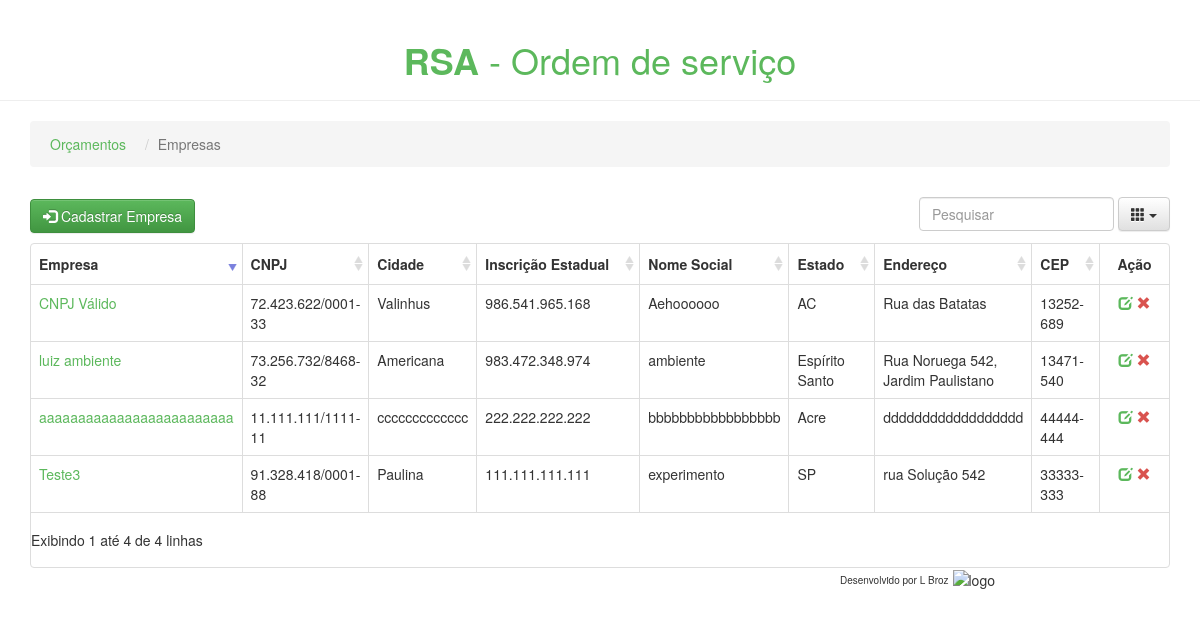
Page /pros/empresas/ on the earlier database version.
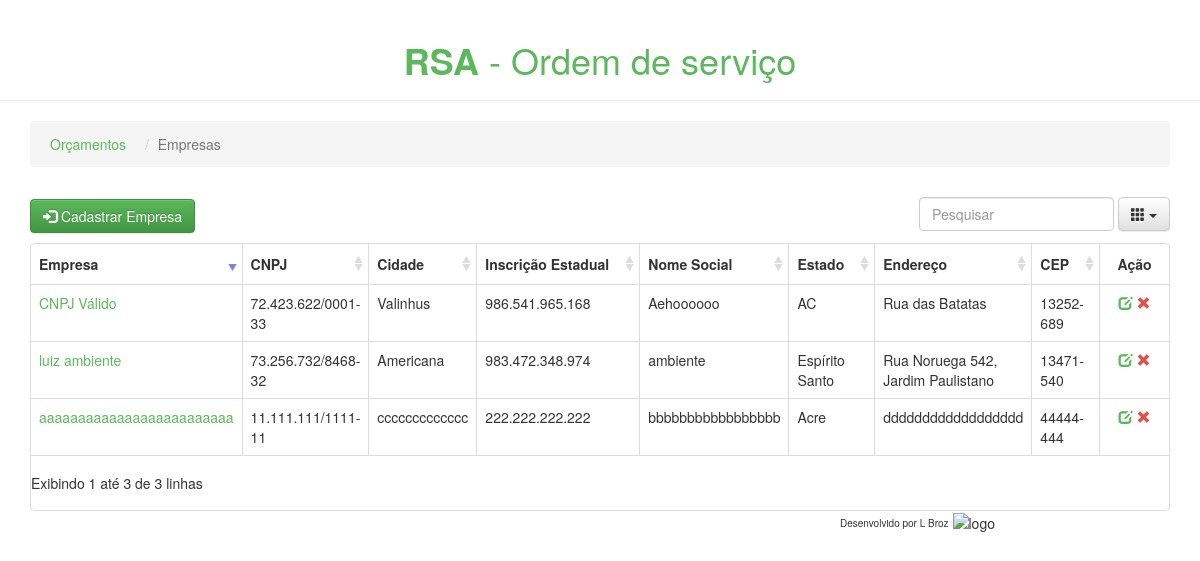
Same page on the later database version.
### pros/models.py (models this page shows, shortened)
class Empresa(models.Model):
    nome_empresa = models.CharField(max_length=200)
    nome_social = models.CharField(max_length=200)
    cnpj = models.CharField(max_length=20, unique=True)
    insc_estadual = models.CharField(max_length=20)
    cidade = models.CharField(max_length=100)
    estado = models.CharField(max_length=100)
    end = models.CharField(max_length=300)
    cep = models.CharField(max_length=10)

### pros/views.py (the view)
# urls.py: url(r'^empresas/delete_empresa/(\d+)/$', views.delete_empresa, name='delete_empresa'),
def empresas(request):
    empresa_list = Empresa.objects.order_by('nome_empresa')
    return render(request, 'pros/empresas.html', {'empresa_list': empresa_list})

### pros/templates/pros/empresas.html (shortened to what this page needs)
<!DOCTYPE HTML>
{% extends 'pros/base.html' %}
    {% block body %}
        <header class="page-header text-center color-link-empresa">
            <h1><strong>RSA</strong> - Ordem de serviço</h1>
        </header>
        <div class="container">
            <ul class="breadcrumb">
                <li><a class="color-link-empresa" href="{% url 'pros:index' %}">Orçamentos</a>
                    </li>
                <li class="active">Empresas</li>
            </ul>
            <div id="toolbar-empresa">
                <a type="button" class="btn btn-success" href="{% url 'pros:cadastro_empresa' %}">
                    <i class="glyphicon glyphicon-log-in"></i> Cadastrar Empresa
                </a>
            </div>
            <table data-toggle="table"
                data-toolbar="#toolbar-empresa"
                data-search="true"
                data-sort-name="nome_empresa"
                data-sort-order="desc"
                data-pagination="true"
                data-show-footer="false"
                data-page-list="[10, 25, 50, 100, ALL]"
                data-minimum-count-columns="2"
                data-show-columns="true">
                <thead>
                    <tr>
                        <th data-field="nome_empresa" data-sortable="true">Empresa</th>
                        <th data-field="cnpj" data-sortable="true">CNPJ</th>
                        <th data-field="cidade" data-sortable="true">Cidade</th>
                        <th data-field="insc_estadual" data-sortable="true">Inscrição Estadual</th>
                        <th data-field="nome_social" data-sortable="true">Nome Social</th>
                        <th data-field="estado" data-sortable="true">Estado</th>
                        <th data-field="end" data-sortable="true">Endereço</th>
                        <th data-field="cep" data-sortable="true">CEP</th>
                        <th data-field="action" class="col-md-1" data-align="center">Ação</th>
                    </tr>
                </thead>
                <tbody>
                    {% for empresa in empresa_list %}
                        <tr>
                            <td class="text-overflow">
                                <a class="color-link-empresa" href="{% url 'pros:clientes' empresa.id %}">
                                    {{ empresa.nome_empresa }}
                                </a>
                            </td>
                            <td class="text-overflow">{{ empresa.cnpj }}</td>
                            <td class="text-overflow">{{ empresa.cidade }}</td>
                            <td class="text-overflow">{{ empresa.insc_estadual }}</td>
                            <td class="text-overflow">{{ empresa.nome_social }}</td>
                            <td class="text-overflow">{{ empresa.estado }}</td>
                            <td class="text-overflow">{{ empresa.end }}</td>
                            <td class="text-overflow">{{ empresa.cep }}</td>
                            <td class="col-md-1" data-align="center">
                                <a class="edit ml10" href="{% url 'pros:update_empresa' empresa.id %}" title="Edit">
                                    <i class="glyphicon glyphicon-edit color-link-empresa"></i>
                                </a>
                                <a class="remove ml10 remove-empresa" title="Remove" data-toggle="modal" href="#"
                                   data-id="{{ empresa.id }}" data-name="{{ empresa.nome_empresa }}"
                                   data-target="#empresa-del">
                                    <i class="glyphicon glyphicon-remove color-delete"></i>
                                </a>
                            </td>
                        </tr>
                    {% endfor %}
                </tbody>
            </table>
        </div>
    {% endblock body %}

Differences in the rows shown:
removed Empresa: nome_empresa "Teste3", cnpj "91.328.418/0001-88", cidade "Paulina", insc_estadual "111.111.111.111", nome_social "experimento", estado "SP", end "rua Solução 542", cep "33333-333"
Other differences:
text written by a page script: "Exibindo 1 até 4 de 4 linhas" → "Exibindo 1 até 3 de 3 linhas"
